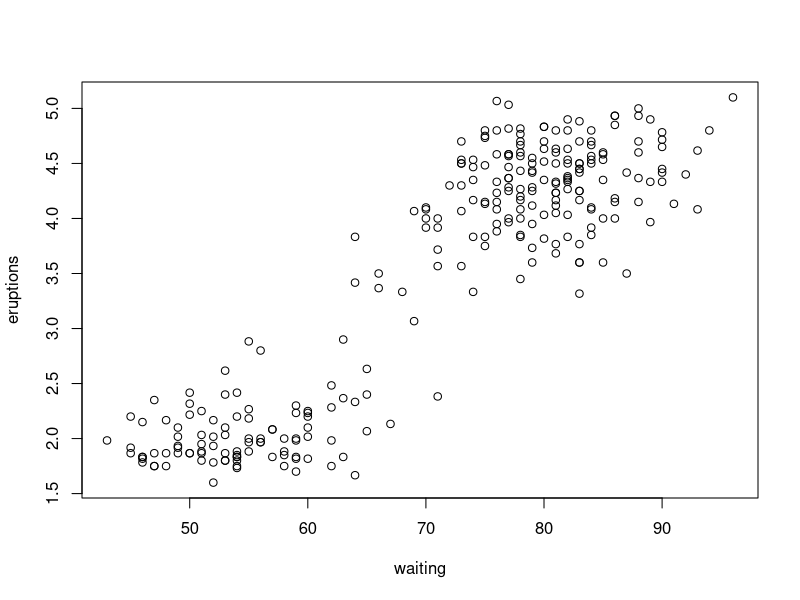
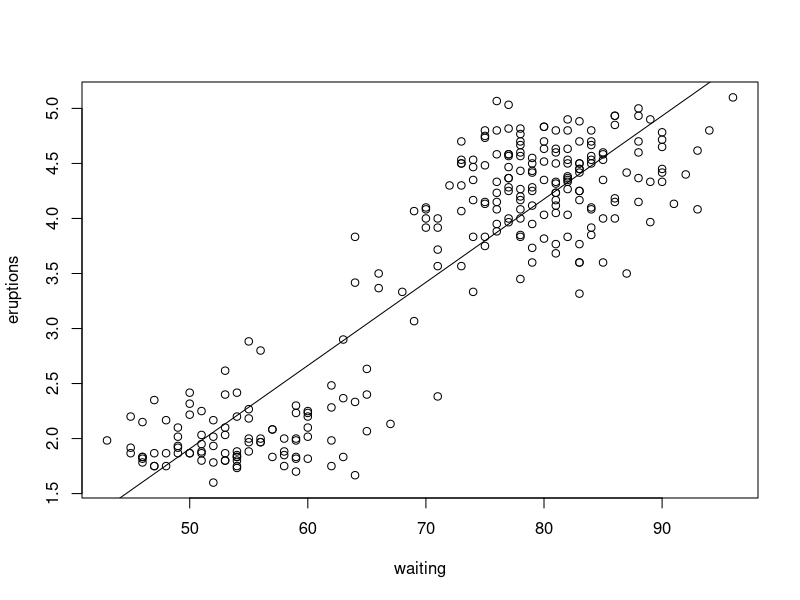
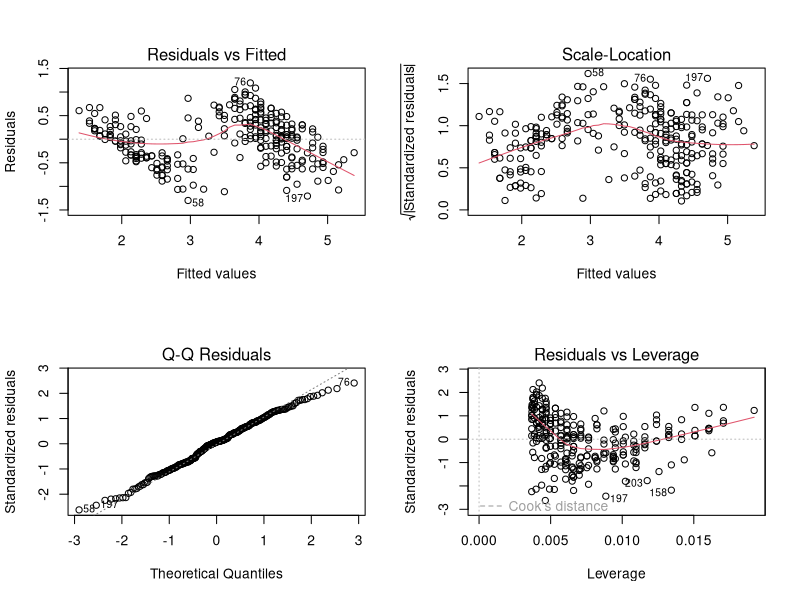
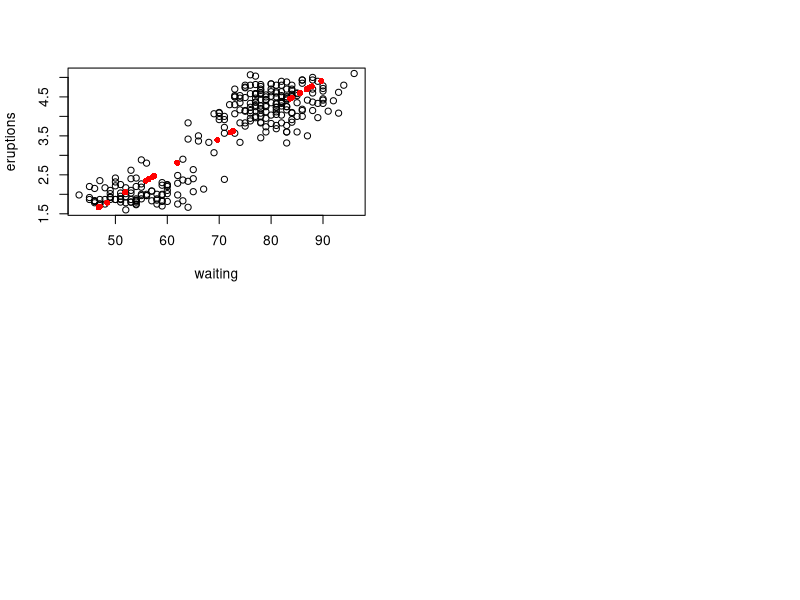

R code for these plots, in order:
## ---- chunk 1
knitr::opts_chunk$set(
  collapse = TRUE,
  comment = "#>"
)
## ---- chunk 2
t.test(x = rnorm(100, 0), y = rnorm(100, 1))
## ---- chunk 3
t.test(len ~ supp, data = ToothGrowth)
## ---- chunk 4
wilcox.test(Sepal.Length ~ Species, data = iris, subset = Species != 'setosa')
## ---- chunk 5
plot(eruptions ~ waiting, data = faithful)

lm(eruptions ~ waiting, data = faithful)
## ---- chunk 6
mod <- lm(eruptions ~ waiting, data = faithful)
summary(mod)
## ---- chunk 7
mod$coefficients

coef(mod)

coefficients(mod)
## ---- chunk 8
plot(eruptions ~ waiting, data = faithful)
abline(coef = coef(mod))
## ---- chunk 9
layout(mat = matrix(1:4, 2, 2))
plot(mod)
## ---- chunk 10
newdata <- data.frame(waiting = runif(25, 40, 100))
predict(mod, newdata)
## ---- chunk 11
newdata$predicted <- predict(mod, newdata)
plot(eruptions ~ waiting, faithful)
points(predicted ~ waiting, newdata, col = 'red', pch = 16)
## ---- chunk 12
shapiro.test(rnorm(1e3))

shapiro.test(runif(1e3))
